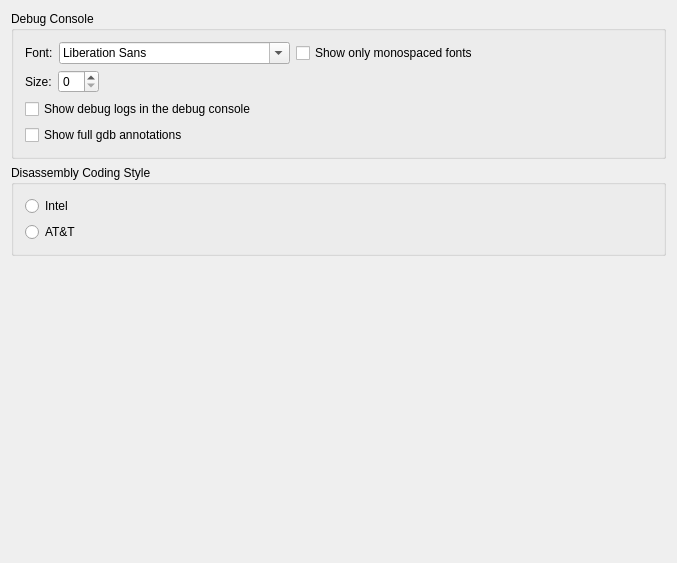
<?xml version="1.0" encoding="UTF-8"?>
<ui version="4.0">
 <class>DebugGeneralWidget</class>
 <widget class="QWidget" name="DebugGeneralWidget">
  <property name="geometry">
   <rect>
    <x>0</x>
    <y>0</y>
    <width>677</width>
    <height>563</height>
   </rect>
  </property>
  <property name="windowTitle">
   <string>Form</string>
  </property>
  <layout class="QVBoxLayout" name="verticalLayout">
   <item>
    <widget class="QGroupBox" name="groupBox">
     <property name="title">
      <string>Debug Console</string>
     </property>
     <layout class="QVBoxLayout" name="verticalLayout_2">
      <property name="leftMargin">
       <number>11</number>
      </property>
      <property name="topMargin">
       <number>11</number>
      </property>
      <property name="rightMargin">
       <number>11</number>
      </property>
      <property name="bottomMargin">
       <number>11</number>
      </property>
      <item>
       <widget class="QWidget" name="widget" native="true">
        <layout class="QHBoxLayout" name="horizontalLayout">
         <property name="leftMargin">
          <number>0</number>
         </property>
         <property name="topMargin">
          <number>0</number>
         </property>
         <property name="rightMargin">
          <number>0</number>
         </property>
         <property name="bottomMargin">
          <number>0</number>
         </property>
         <item>
          <widget class="QLabel" name="label">
           <property name="text">
            <string>Font:</string>
           </property>
          </widget>
         </item>
         <item>
          <widget class="QFontComboBox" name="cbFont"/>
         </item>
         <item>
          <widget class="QCheckBox" name="chkOnlyMono">
           <property name="text">
            <string>Show only monospaced fonts</string>
           </property>
          </widget>
         </item>
         <item>
          <spacer name="horizontalSpacer">
           <property name="orientation">
            <enum>Qt::Horizontal</enum>
           </property>
           <property name="sizeHint" stdset="0">
            <size>
             <width>40</width>
             <height>20</height>
            </size>
           </property>
          </spacer>
         </item>
        </layout>
       </widget>
      </item>
      <item>
       <widget class="QWidget" name="widget_2" native="true">
        <layout class="QHBoxLayout" name="horizontalLayout_2">
         <property name="leftMargin">
          <number>0</number>
         </property>
         <property name="topMargin">
          <number>0</number>
         </property>
         <property name="rightMargin">
          <number>0</number>
         </property>
         <property name="bottomMargin">
          <number>0</number>
         </property>
         <item>
          <widget class="QLabel" name="label_2">
           <property name="text">
            <string>Size:</string>
           </property>
          </widget>
         </item>
         <item>
          <widget class="QSpinBox" name="sbFontSize"/>
         </item>
         <item>
          <spacer name="horizontalSpacer_2">
           <property name="orientation">
            <enum>Qt::Horizontal</enum>
           </property>
           <property name="sizeHint" stdset="0">
            <size>
             <width>40</width>
             <height>20</height>
            </size>
           </property>
          </spacer>
         </item>
        </layout>
       </widget>
      </item>
      <item>
       <widget class="QCheckBox" name="chkShowLog">
        <property name="text">
         <string>Show debug logs in the debug console</string>
        </property>
       </widget>
      </item>
      <item>
       <widget class="QCheckBox" name="chkShowFullAnnotation">
        <property name="text">
         <string>Show full gdb annotations</string>
        </property>
       </widget>
      </item>
     </layout>
    </widget>
   </item>
   <item>
    <widget class="QGroupBox" name="groupBox_2">
     <property name="title">
      <string>Disassembly Coding Style</string>
     </property>
     <layout class="QVBoxLayout" name="verticalLayout_3">
      <property name="leftMargin">
       <number>11</number>
      </property>
      <property name="topMargin">
       <number>11</number>
      </property>
      <property name="rightMargin">
       <number>11</number>
      </property>
      <property name="bottomMargin">
       <number>11</number>
      </property>
      <item>
       <widget class="QRadioButton" name="rbIntel">
        <property name="text">
         <string>Intel</string>
        </property>
        <attribute name="buttonGroup">
         <string notr="true">grpCPUDisassembly</string>
        </attribute>
       </widget>
      </item>
      <item>
       <widget class="QRadioButton" name="rbATT">
        <property name="text">
         <string>AT&amp;&amp;T</string>
        </property>
        <attribute name="buttonGroup">
         <string notr="true">grpCPUDisassembly</string>
        </attribute>
       </widget>
      </item>
     </layout>
    </widget>
   </item>
   <item>
    <spacer name="verticalSpacer">
     <property name="orientation">
      <enum>Qt::Vertical</enum>
     </property>
     <property name="sizeHint" stdset="0">
      <size>
       <width>20</width>
       <height>40</height>
      </size>
     </property>
    </spacer>
   </item>
  </layout>
 </widget>
 <resources/>
 <connections/>
 <buttongroups>
  <buttongroup name="grpCPUDisassembly"/>
 </buttongroups>
</ui>
